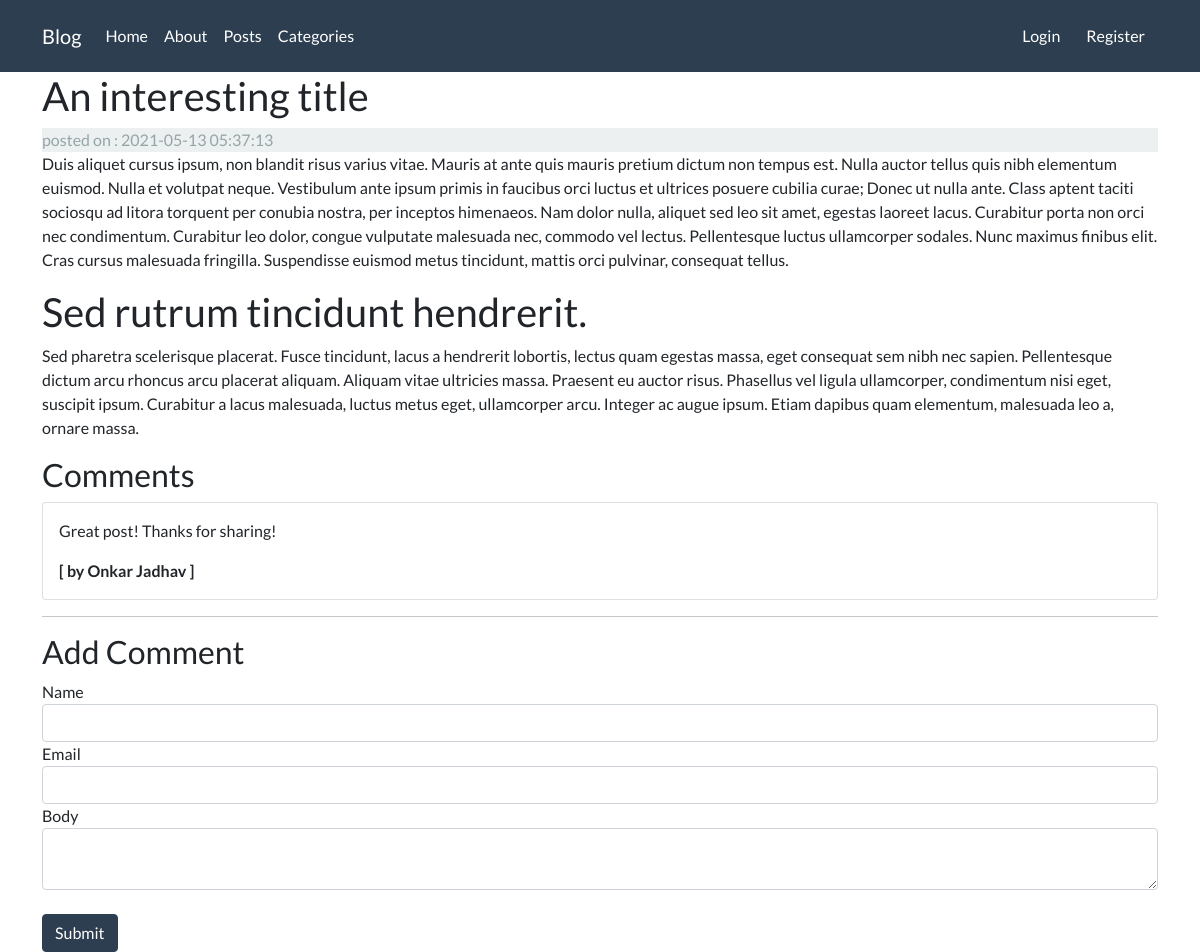
The page /posts/An-interesting-title on the database its author committed.
### tables this page shows
CREATE TABLE `posts` (
  `id` int(11) NOT NULL,
  `category_id` int(11) NOT NULL,
  `user_id` int(11) NOT NULL,
  `title` varchar(255) NOT NULL,
  `slug` varchar(255) NOT NULL,
  `body` text NOT NULL,
  `created_at` timestamp NOT NULL DEFAULT current_timestamp()
);

CREATE TABLE `comments` (
  `id` int(11) NOT NULL,
  `post_id` int(11) NOT NULL,
  `name` varchar(255) NOT NULL,
  `email` varchar(255) NOT NULL,
  `body` text NOT NULL,
  `created_at` timestamp NOT NULL DEFAULT current_timestamp()
);

### application/controllers/Posts.php (called while the page is built, shortened)
<?php
    class Posts extends CI_Controller{
        public function __construct(){
            $this->load->model(['post_model', 'comment_model']);
            $this->load->library(['form_validation']);
        }
        public function view($slug = NULL) {
            $data['post'] = $this->post_model->get_posts($slug);
            $post_id = $data['post']['id'];
            $data['comments'] = $this->comment_model->get_comments($post_id);
            $data['title'] = $data['post']['title'];
            $this->load->view('templates/header');
            $this->load->view('posts/view', $data);
            $this->load->view('templates/footer');
        }
}

### index.php (called while the page is built, shortened)
<?php
require_once BASEPATH.'core/CodeIgniter.php';

### application/models/Post_model.php (called while the page is built, shortened)
<?php
class Post_model extends CI_Model{
    public function get_posts($slug=FALSE, $limit =FALSE, $offset= FALSE){
        $query = $this->db->get_where('posts', [ 'slug'=> $slug ]);
        return $query->row_array();
    }
}

### application/models/Comment_model.php (called while the page is built, shortened)
 <?php
class Comment_model extends CI_model{
    public function get_comments($post_id){
        $query = $this->db->get_where('comments', ['post_id' => $post_id]);
        return $query->result_array();
    }
}
 ?>

### application/views/posts/view.php (the view, shortened to what this page needs)
<h2>
    <?= $post['title'] ?>
</h2>
<span class="d-block bg-light text-secondary"> posted on :
        <time datetime="<?= $post['created_at'] ?>">
            <?= $post['created_at'] ?>
        </time>
</span>
<main>
    <?= $post['body'] ?>
</main>
<h3>Comments</h3>
<?php if($comments) :?>
    <?php foreach($comments as $comment) :?>
    <div class="card card-body">
        <p>
        <?= $comment['body'] ?>
        </p>
        <strong> [ by  <?= $comment['name'] ?> ] </strong>
    </div>
    <?php endforeach ?>
<?php else: ?>
    <p>No comments to display</p>
<?php endif ?>
<hr>
<h3>Add Comment</h3>
<?= form_open('comments/create/'.$post['id']) ?>
    <div class="form-group">
        <label for="name">Name</label>
        <input name="name" type="text" class="form-control">
    </div>
    <div class="form-group">
        <label for="email">Email</label>
        <input name="email" type="text" class="form-control">
    </div>
    <div class="form-group">
        <label for="body">Body</label>
        <textarea name="body" id="body" class="form-control"></textarea>
    </div>
    <br>
    <input type="submit" class="btn btn-primary">
</form>

### rows shown on the page
posts: title "An interesting title", created_at "2021-05-13 05:37:13", body "Duis aliquet cursus ipsum, non blandit risus varius vitae. Mauris at ante quis mauris pretium dictum non tempus est. Nulla auctor tellus quis nibh elementum euismod. Nulla et volutpat neque. Vestibulum ante ipsum primis in faucibus orci luctus et ultrices posuere cubilia curae; Donec ut nulla ante. Class aptent taciti sociosqu ad litora torquent per conubia nostra, per inceptos himenaeos. Nam dolor nulla, aliquet sed leo sit amet, egestas laoreet lacus. Curabitur porta non orci nec condimentum. Curabitur leo dolor, congue vulputate malesuada nec, commodo vel lectus. Pellentesque luctus ullamcorper sodales. Nunc maximus finibus elit. Cras cursus malesuada fringilla. Suspendisse euismod metus…"
comments: body "Great post! Thanks for sharing!", name "Onkar Jadhav"
